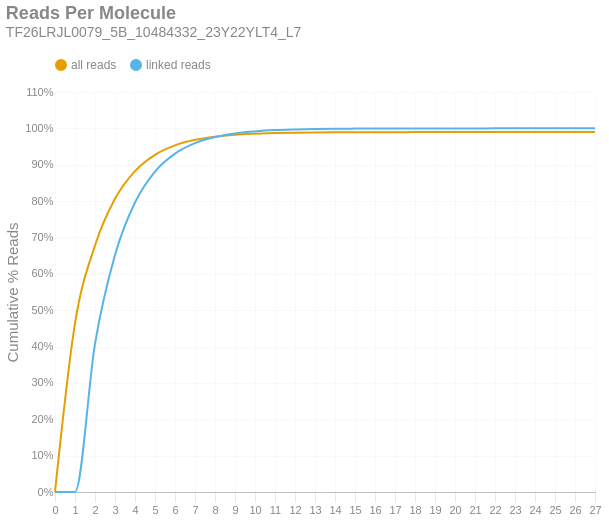

The notebook cell saved with this chart:
### Markdown cell above
### Reads per Molecule
This chart shows the cumulative distribution of the number of reads per linked molecule. That is, how many alignments are associated with a unique molecule. This excludes the number of reads associated with invalid or absent linked-read barcodes. The `linked` histogram is the percentages recalculated when disregarding singletons.

### Code cell
if SKIPLR:
    print_html(f"Skipped")
else:
    counts = np.bincount(valids['reads'].cast(pl.Int64).to_numpy())
    weighted = counts * np.arange(len(counts))
    all_perc = weighted / n_reads
    linked_perc = weighted / n_linked_reads
    linked_perc[1] = 0
    binned_df = pl.DataFrame({
        'readsper': list(range(len(counts))),
        'all reads (cumsum)': np.cumsum(all_perc).tolist(),
        'linked reads (cumsum)': np.cumsum(linked_perc).tolist(),
    })

    with SafeRender(binned_df):
        (
            density_plot(binned_df, 'Reads Per Molecule', samplename, 'readspmol')
            .encode(
                x=alt.X('readsper:O', title=None).axis(labelAngle=0).scale(padding=0),
                y=alt.Y('value:Q', title='Cumulative % Reads').axis(format='%').stack(False),
                color=alt.Color("key:N").scale(domain=["all reads", "linked reads"]),
                tooltip=[
                    alt.Tooltip("key:N", title="Data Type"),
                    alt.Tooltip("readsper:O", title="Reads Per Molecule"),
                    alt.Tooltip("value:Q", format=".2%", title="% Reads (Cum.)")
                ]            
            )
        ).display()

### Figure 1 — Vega-Lite specification as saved in the notebook (floating-point values rounded to 4 significant figures)
{"width": "container", "height": 400, "config": {"title": {"anchor": "start", "dy": -15, "fontSize": 18, "color": "#888888", "subtitleColor": "#888888", "subtitleFontSize": 14}, "arc": {"fill": "#0072B2"}, "axis": {"domainColor": "#888888", "domainWidth": 0.5, "gridWidth": 0.2, "grid": false, "titleFontWeight": 400, "titleFontSize": 15, "labelFontSize": 11, "labelColor": "#888888", "tickColor": "#888888", "tickWidth": 0.2, "titleColor": "#888888"}, "axisBand": {"grid": false}, "axisX": {"grid": true, "tickSize": 10, "domainCap": "round"}, "axisY": {"domain": false, "grid": true, "tickSize": 0, "domainCap": "round"}, "background": "transparent", "header": {"labelFontSize": 15, "labelColor": "#888888", "titleFontSize": 15, "titleFontWeight": 600, "titleColor": "#888888"}, "legend": {"labelFont": "sans-serif", "labelFontSize": 12, "labelColor": "#888888", "symbolSize": 100, "symbolType": "circle", "titleFontSize": 12, "titlePadding": 10, "titleColor": "#888888", "title": null, "orient": "top"}, "range": {"category": ["#E69F00", "#56B4E9", "#009E73", "#F0E442", "#0072B2", "#D55E00", "#CC79A7", "#000000"], "diverging": ["#cfe8f3", "#a2d4ec", "#73bfe2", "#46abdb", "#1696d2", "#12719e"]}, "area": {"fill": "#0072B2", "fillOpacity": 0.7, "line": true, "strokeOpacity": 0.7}, "line": {"color": "#0072B2", "stroke": "#0072B2", "strokeWidth": 2}, "trail": {"color": "#0072B2", "stroke": "#0072B2", "strokeWidth": 0, "size": 1}, "point": {"filled": true, "fillOpacity": 1.0, "size": 95}, "text": {"color": "#888888", "fontSize": 11, "align": "right", "fontWeight": 400, "size": 11}, "bar": {"fill": "#0072B2", "stroke": null}, "view": {"stroke": null, "continuousWidth": 660, "continuousHeight": 400}}, "data": {"name": "data-761a41ba4ceab59ee489cb130197f248"}, "mark": {"type": "line", "interpolate": "monotone", "point": {"opacity": 0, "size": 275}}, "encoding": {"color": {"field": "key", "scale": {"domain": ["all reads", "linked reads"]}, "type": "nominal"}, "tooltip": [{"field": "key", "title": "Data Type", "type": "nominal"}, {"field": "readsper", "title": "Reads Per Molecule", "type": "ordinal"}, {"field": "value", "format": ".2%", "title": "% Reads (Cum.)", "type": "quantitative"}], "x": {"axis": {"labelAngle": 0}, "field": "readsper", "scale": {"padding": 0}, "title": null, "type": "ordinal"}, "y": {"axis": {"format": "%"}, "field": "value", "stack": false, "title": "Cumulative % Reads", "type": "quantitative"}}, "params": [{"name": "param_c36ac31b6afebe62", "select": {"type": "point", "fields": ["key"]}, "bind": "legend"}], "title": {"text": "Reads Per Molecule", "subtitle": "TF26LRJL0079_5B_10484332_23Y22YLT4_L7"}, "transform": [{"fold": ["all reads (cumsum)", "linked reads (cumsum)"]}, {"calculate": "replace(datum.key, ' (cumsum)', '')", "as": "key"}, {"filter": {"param": "param_c36ac31b6afebe62"}}], "usermeta": {"embedOptions": {"downloadFileName": "TF26LRJL0079_5B_10484332_23Y22YLT4_L7.readspmol"}}, "$schema": "https://vega.github.io/schema/vega-lite/v6.4.1.json", "datasets": {"data-761a41ba4ceab59ee489cb130197f248": [{"readsper": 0, "all reads (cumsum)": 0.0, "linked reads (cumsum)": 0.0}, {"readsper": 1, "all reads (cumsum)": 0.4638, "linked reads (cumsum)": 0.0}, {"readsper": 2, "all reads (cumsum)": 0.678, "linked reads (cumsum)": 0.4073}, {"readsper": 3, "all reads (cumsum)": 0.8065, "linked reads (cumsum)": 0.6517}, {"readsper": 4, "all reads (cumsum)": 0.8825, "linked reads (cumsum)": 0.7961}, {"readsper": 5, "all reads (cumsum)": 0.9273, "linked reads (cumsum)": 0.8813}, {"readsper": 6, "all reads (cumsum)": 0.9533, "linked reads (cumsum)": 0.9306}, {"readsper": 7, "all reads (cumsum)": 0.9684, "linked reads (cumsum)": 0.9594}, {"readsper": 8, "all reads (cumsum)": 0.9772, "linked reads (cumsum)": 0.9762}, {"readsper": 9, "all reads (cumsum)": 0.9825, "linked reads (cumsum)": 0.9862}, {"readsper": 10, "all reads (cumsum)": 0.9854, "linked reads (cumsum)": 0.9916}, {"readsper": 11, "all reads (cumsum)": 0.9873, "linked reads (cumsum)": 0.9953}, {"readsper": 12, "all reads (cumsum)": 0.9883, "linked reads (cumsum)": 0.9971}, {"readsper": 13, "all reads (cumsum)": 0.9889, "linked reads (cumsum)": 0.9983}, {"readsper": 14, "all reads (cumsum)": 0.9892, "linked reads (cumsum)": 0.999}, {"readsper": 15, "all reads (cumsum)": 0.9894, "linked reads (cumsum)": 0.9993}, {"readsper": 16, "all reads (cumsum)": 0.9895, "linked reads (cumsum)": 0.9996}, {"readsper": 17, "all reads (cumsum)": 0.9896, "linked reads (cumsum)": 0.9997}, {"readsper": 18, "all reads (cumsum)": 0.9897, "linked reads (cumsum)": 0.9998}, {"readsper": 19, "all reads (cumsum)": 0.9897, "linked reads (cumsum)": 0.9999}, {"readsper": 20, "all reads (cumsum)": 0.9897, "linked reads (cumsum)": 0.9999}, {"readsper": 21, "all reads (cumsum)": 0.9897, "linked reads (cumsum)": 0.9999}, {"readsper": 22, "all reads (cumsum)": 0.9898, "linked reads (cumsum)": 1.0}, {"readsper": 23, "all reads (cumsum)": 0.9898, "linked reads (cumsum)": 1.0}, {"readsper": 24, "all reads (cumsum)": 0.9898, "linked reads (cumsum)": 1.0}, {"readsper": 25, "all reads (cumsum)": 0.9898, "linked reads (cumsum)": 1.0}, {"readsper": 26, "all reads (cumsum)": 0.9898, "linked reads (cumsum)": 1.0}, {"readsper": 27, "all reads (cumsum)": 0.9898, "linked reads (cumsum)": 1.0}]}}
